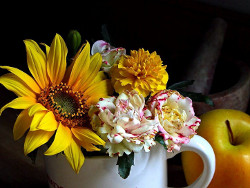
#> input picture basics/crop/flowers.jpg, 250 x 188 px
$ python crop.py
#> lines starting #> are read from the running program, lines starting #| are printed output that depends on the picture
# -(0)
from PIL import Image
# -(/0)

# -(1)
img = Image.open("flowers.jpg")
#> img is the input picture: PIL image 250x188 RGB; mean R, G, B 89.5, 71.7, 35.7
# -(/1)

# -(2)
img2 = img.crop((0, 0, 100, 100))
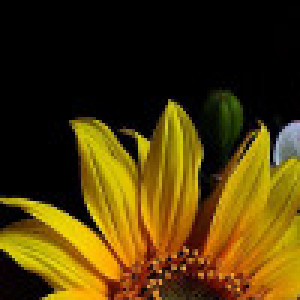
#> img2: PIL image 100x100 RGB (shown 3 times larger); mean R, G, B 77, 57, 7.4
# -(/2)
img2.save("img2.jpg")

# -(3)
width = img.size[0]
#> width = 250
height = img.size[1]
#> height = 188
img3 = img.crop(
    (
        width - 100,
        height - 100,
        width,
        height
    )
)
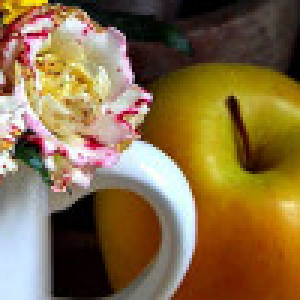
#> img3: PIL image 100x100 RGB (shown 3 times larger); mean R, G, B 134.5, 108.8, 69.3
# -(/3)
img3.save("img3.jpg")

# -(4)
half_the_width = img.size[0] / 2
#> half_the_width = 125
half_the_height = img.size[1] / 2
#> half_the_height = 94
img4 = img.crop(
    (
        half_the_width - 50,
        half_the_height - 75,
        half_the_width + 50,
        half_the_height + 75
    )
)
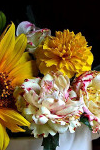
#> img4: PIL image 100x150 RGB; mean R, G, B 118.7, 96.3, 55.6
# -(/4)
img4.save("img4.jpg")

# -(5)
longer_side = max(img.size)
#> longer_side = 250
horizontal_padding = (longer_side - img.size[0]) / 2
#> horizontal_padding = 0
vertical_padding = (longer_side - img.size[1]) / 2
#> vertical_padding = 31
img5 = img.crop(
    (
        -horizontal_padding,
        -vertical_padding,
        img.size[0] + horizontal_padding,
        img.size[1] + vertical_padding
    )
)
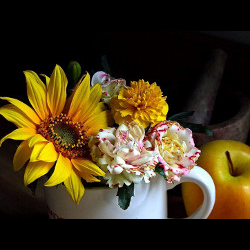
#> img5: PIL image 250x250 RGB; mean R, G, B 67.3, 53.9, 26.8
# -(/5)
img5.save("img5.jpg")
